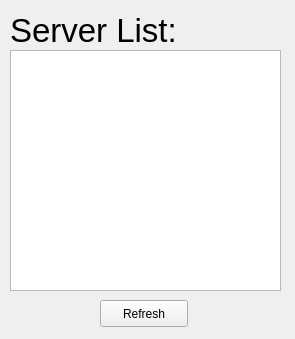
<?xml version="1.0" encoding="UTF-8"?>
<ui version="4.0">
 <class>ServerSearch</class>
 <widget class="QWidget" name="ServerSearch">
  <property name="geometry">
   <rect>
    <x>0</x>
    <y>0</y>
    <width>295</width>
    <height>339</height>
   </rect>
  </property>
  <property name="windowTitle">
   <string>Form</string>
  </property>
  <widget class="QListWidget" name="listWidget">
   <property name="geometry">
    <rect>
     <x>10</x>
     <y>50</y>
     <width>271</width>
     <height>241</height>
    </rect>
   </property>
  </widget>
  <widget class="QLabel" name="label">
   <property name="geometry">
    <rect>
     <x>10</x>
     <y>10</y>
     <width>194</width>
     <height>41</height>
    </rect>
   </property>
   <property name="font">
    <font>
     <pointsize>25</pointsize>
    </font>
   </property>
   <property name="text">
    <string>Server List:</string>
   </property>
  </widget>
  <widget class="QPushButton" name="refreshButton">
   <property name="geometry">
    <rect>
     <x>100</x>
     <y>300</y>
     <width>88</width>
     <height>27</height>
    </rect>
   </property>
   <property name="text">
    <string>Refresh</string>
   </property>
  </widget>
 </widget>
 <resources/>
 <connections/>
</ui>
